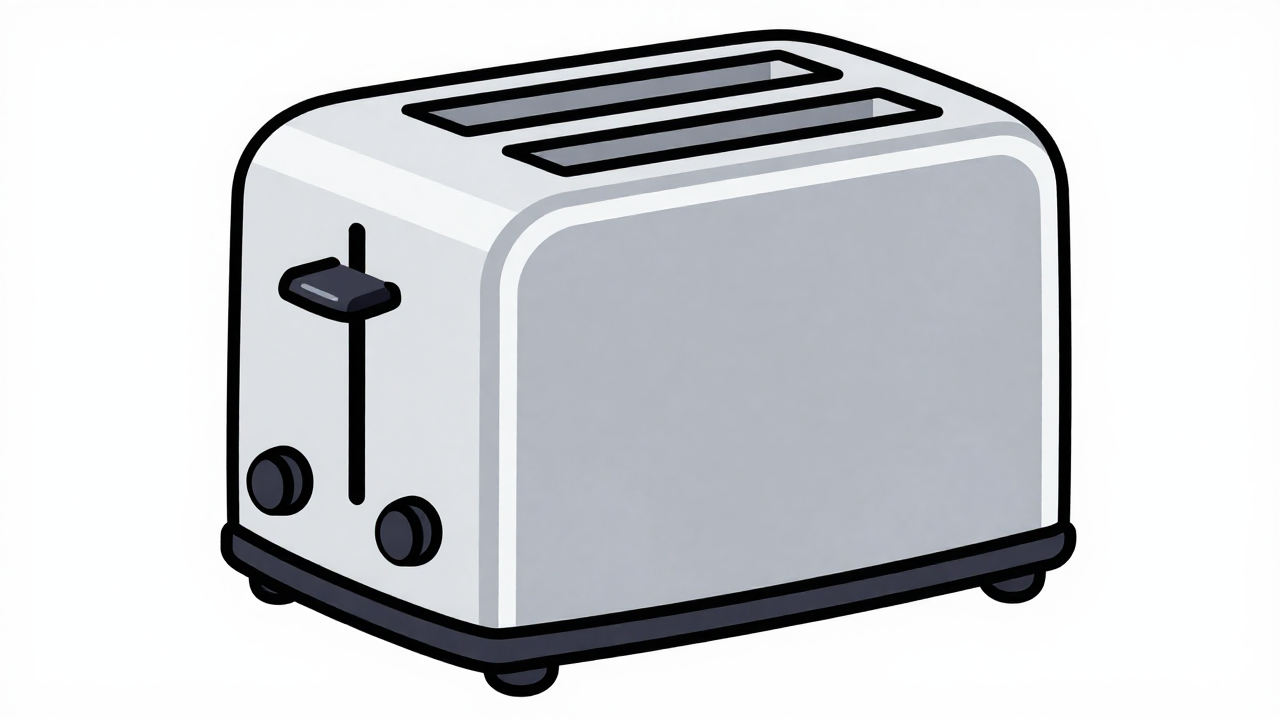
#> input picture kanalen/marketdoodle/short-blackfriday/afbeeldingen/broodrooster.png, 1280 x 720 px, given in place of rugzak.png, which was not available
$ python sprites.py
#> lines starting #> are read from the running program, lines starting #| are printed output that depends on the picture; after the words box and inside, x2 and y2 are one past the last pixel; in counts of white or black regions, pixels touching at a corner belong together
"""Losse voorwerpen (24 nov, eigenaar: 'meer details, zoals in het echt'): rugzak (AI, witte achtergrond weg) in 5 kleuren,
en de echte koelkast uit de keukenachtergrond (muur weg), zodat de opgetilde koelkast dezelfde is als in de keuken."""
from PIL import Image, ImageDraw, ImageChops
import colorsys
def los(im, tol):                                         # achtergrond vanaf de hoeken wegvullen -> transparant
#> called with tol = 30
    im = im.convert("RGB"); w, h = im.size; m = im.copy()
#> in los, im is the input picture: PIL image 1280x720 RGB; mean R, G, B 205.3, 207.3, 210.4
#> after `w, h = im.size`: w = 1280; h = 720
    for p in ((0, 0), (w - 1, 0), (0, h - 1), (w - 1, h - 1)): ImageDraw.floodfill(m, p, (255, 0, 255), thresh=tol)
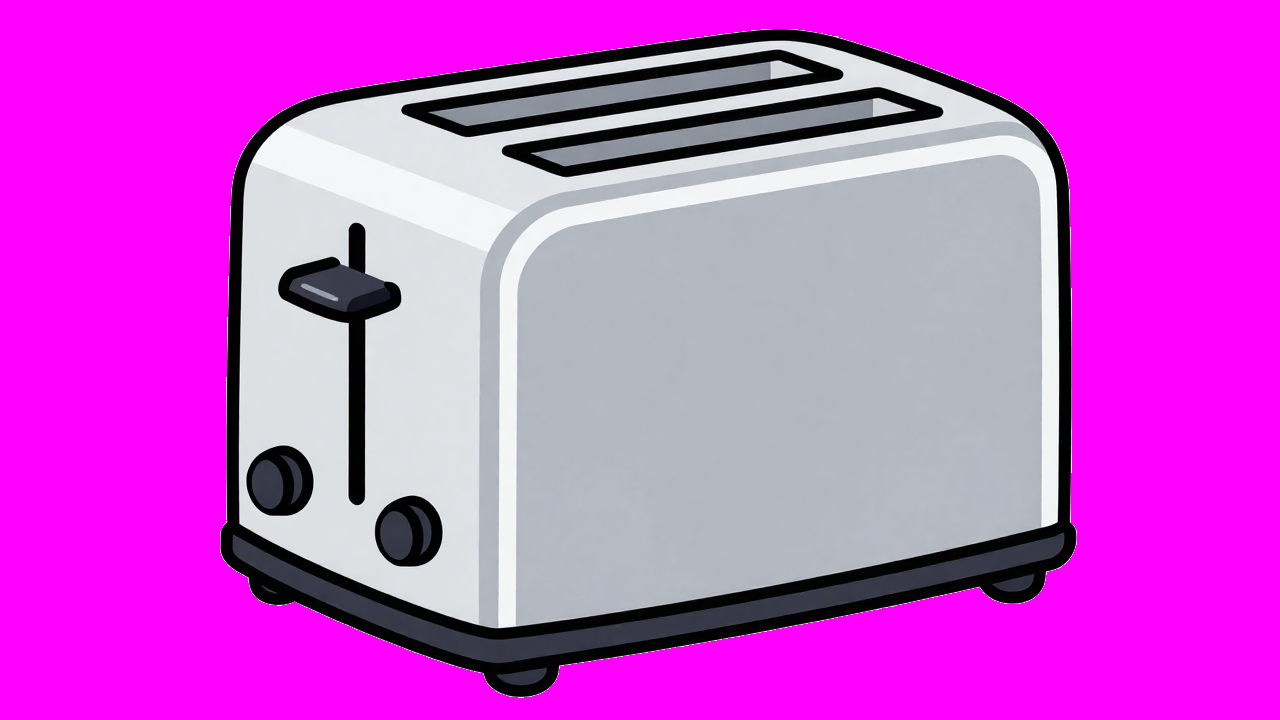
#> m: PIL image 1280x720 RGB; mean R, G, B 205.9, 83.5, 210.7
    a = Image.eval(ImageChops.difference(m, Image.new("RGB", m.size, (255, 0, 255))).convert("L"), lambda v: 255 if v > 8 else 0)
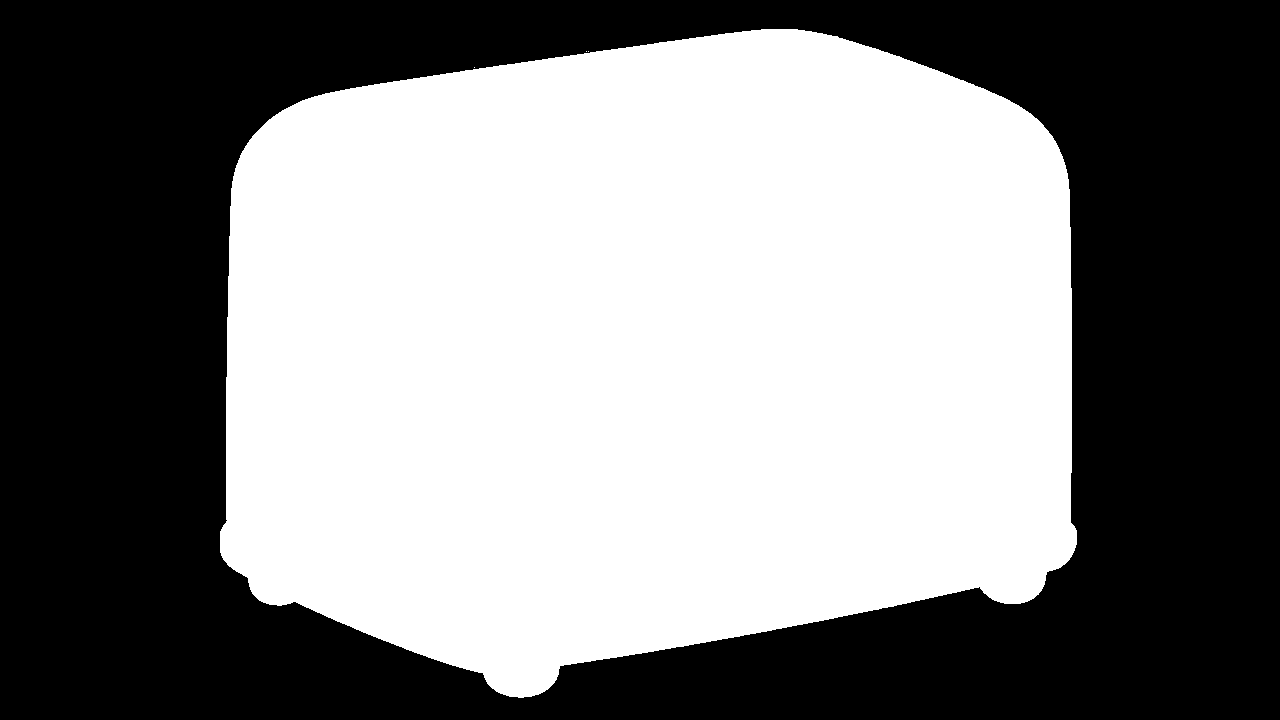
#> a: PIL image 1280x720 L; 51.3% white; 1 black region, box (x1, y1, x2, y2) and area: (0, 0, 1280, 720) 448742
    out = im.convert("RGBA"); out.putalpha(a); return out.crop(a.getbbox())
rz = los(Image.open("afbeeldingen/rugzak.png"), 30)
for naam, tint in (("rood", 0.0), ("blauw", 0.6), ("geel", 0.13), ("groen", 0.33), ("paars", 0.75)):
    px = rz.load(); im = rz.copy(); q = im.load()
    for y in range(im.height):
        for x in range(im.width):
            r, g, b, a = px[x, y]
            if a == 0: continue
            h, l, s = colorsys.rgb_to_hls(r / 255, g / 255, b / 255)
            if s > 0.35: h = (h + tint) % 1.0                  # alleen de gekleurde stof, niet het zwart/grijs
            q[x, y] = tuple(int(c * 255) for c in colorsys.hls_to_rgb(h, l, s)) + (a,)
    im.save(f"afbeeldingen/sprite-rugzak-{naam}.png")
#> im: PIL image 857x669 RGBA
kk = Image.open("../proef-pop-short/afbeeldingen/keuken.png").convert("RGB").resize((1080, 1920)).crop((828, 410, 1066, 972))
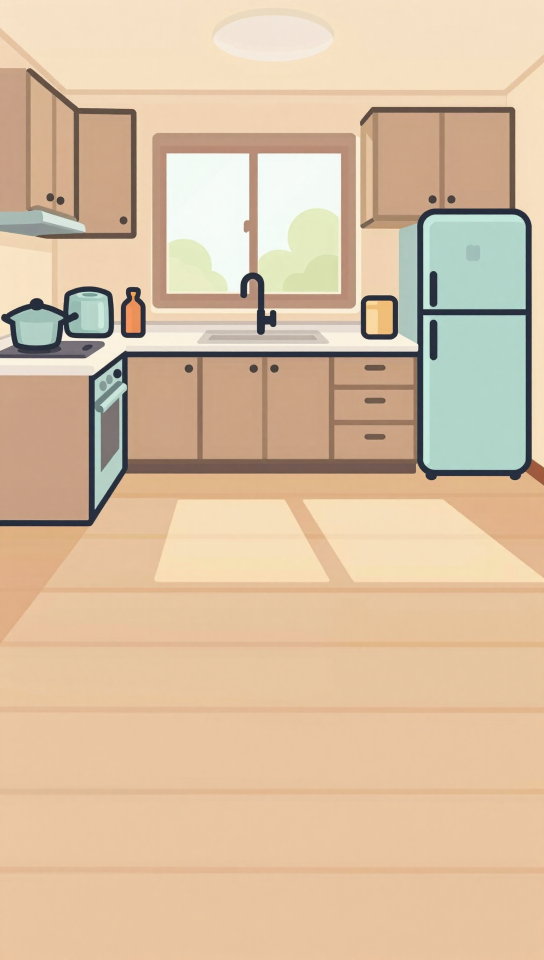
#> input picture kanalen/marketdoodle/short-blackfriday/afbeeldingen/keuken.png, 1088 x 1920 px, found by its file name (shown at 1/2 size)
los(kk, 40).save("afbeeldingen/sprite-koelkast.png")
#> call 2 of los, with tol = 40
#> after the loop in los (call 2), `for p in ((0, 0), (w - 1, 0), (0, h - 1), (w - 1, h - 1)): ImageDraw.f..`:
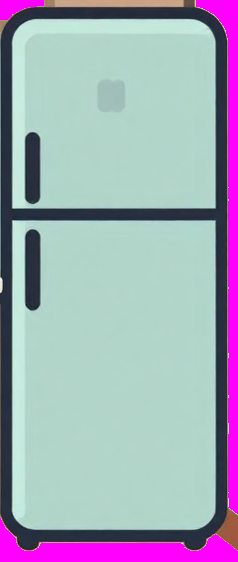
#> m: PIL image 238x562 RGB; mean R, G, B 162.3, 169, 182.3
#> in los (call 2), `a = Image.eval(ImageChops.difference(m, Image.new("RGB", m.size, (255,..`:
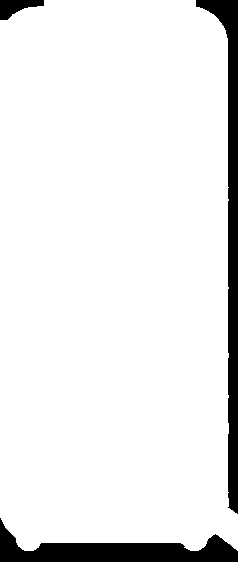
#> a: PIL image 238x562 L; 92.1% white; 3 black regions, box (x1, y1, x2, y2) and area: (196, 0, 238, 514) 5584, (0, 518, 238, 562) 4500, (0, 0, 44, 20) 506
pl = Image.new("RGBA", (900, 420), (240, 240, 240, 255))
for i, n in enumerate(("rood", "blauw", "geel", "groen", "paars")):
    s = Image.open(f"afbeeldingen/sprite-rugzak-{n}.png"); s.thumbnail((150, 170)); pl.paste(s, (10 + i * 150, 10), s)
#> after `s.thumbnail((150, 170))`:
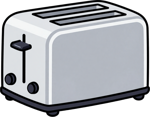
#> s: PIL image 150x117 RGBA; mean R, G, B, A 133.9, 136.7, 141.6, 210.3; transparent parts drawn white
k = Image.open("afbeeldingen/sprite-koelkast.png"); k.thumbnail((200, 400)); pl.paste(k, (760, 10), k); pl.convert("RGB").save("sprites-check.jpg")
#> after `pl.paste(k, (760, 10), k)`:
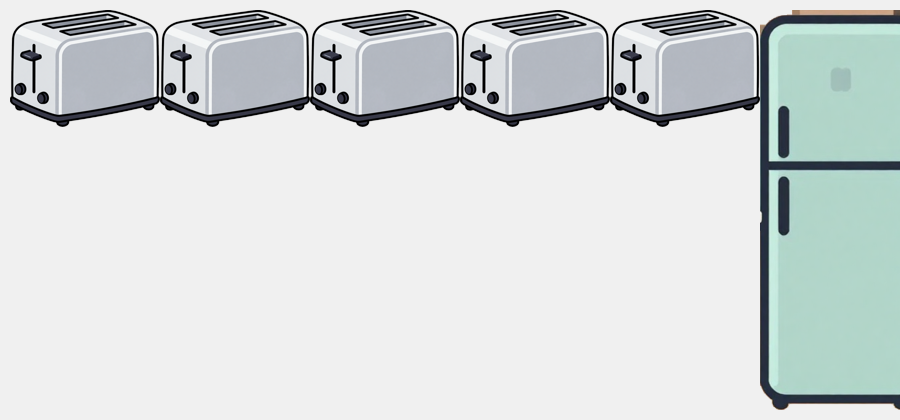
#> pl: PIL image 900x420 RGBA; mean R, G, B, A 212.8, 217.9, 217.9, 254.7; transparent parts drawn white
print("ok")
